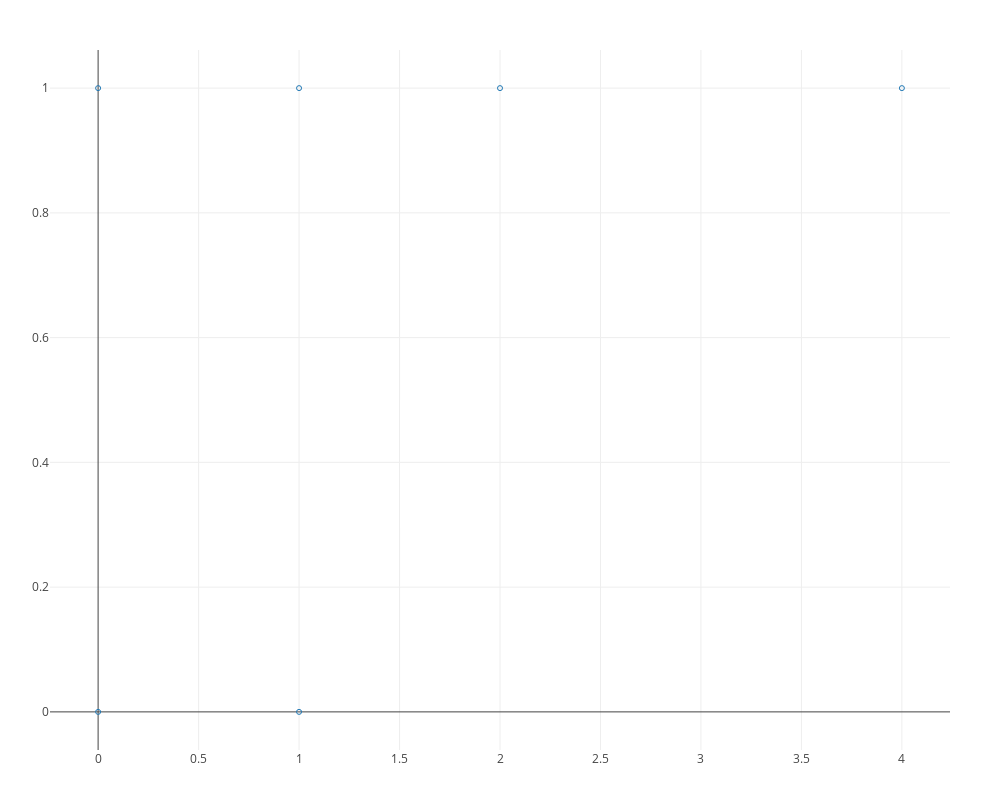

Here is the notebook cell this chart was saved with:
### Code cell
ezplot_pjs(POINTCLOUD)

### Figure 1 — Plotly figure (JSON) as saved in the notebook; plotly's stock layout.template omitted (floating-point values rounded to 4 significant figures)
{"data": [{"autocolorscale": false, "marker": {"color": "rgb[250,250,250]", "line": {"color": "rgb[250,250,250]"}, "opacity": 1, "size": 5, "symbol": "circle-open"}, "mode": "markers", "type": "scatter", "x": [0, 0, 1, 1, 2, 4], "y": [0, 1, 0, 1, 1, 1]}], "layout": {"height": 800, "hovermode": "closest", "margin": {"b": 50, "l": 50, "r": 50, "t": 50}, "scene": {"aspectmode": "manual", "aspectratio": {"x": 1, "y": 0.25}}, "showlegend": false, "width": 1000}}
